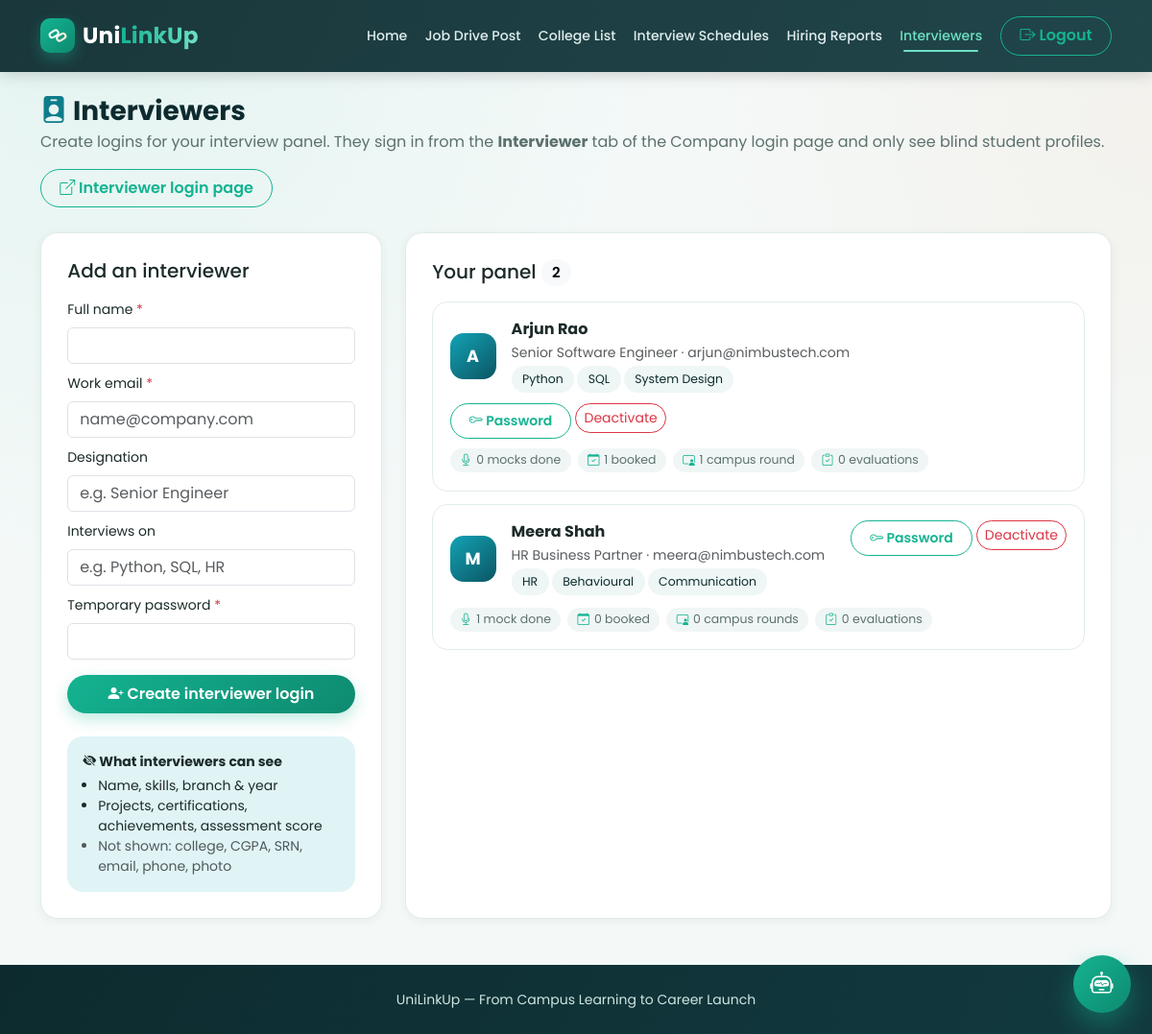
Page /company/interviewers (signed in) on the committed database.
### tables this page shows
CREATE TABLE interviewers (
    id INTEGER PRIMARY KEY AUTOINCREMENT,
    company_id INTEGER NOT NULL REFERENCES companies(id),
    name TEXT NOT NULL,
    email TEXT UNIQUE NOT NULL,
    password_hash TEXT NOT NULL,
    designation TEXT,
    expertise TEXT,
    is_active INTEGER DEFAULT 1,
    created_at TEXT DEFAULT CURRENT_TIMESTAMP
);

### app.py (the view, shortened to what this page needs)
@app.route('/company/interviewers', methods=['GET', 'POST'])
@company_login_required
def company_interviewers():
    company = current_company()
    interviewers = dbm.query_db("""
        SELECT i.*,
          (SELECT COUNT(*) FROM mock_slots m WHERE m.interviewer_id = i.id AND m.status = 'completed') AS mocks_done,
          (SELECT COUNT(*) FROM mock_slots m WHERE m.interviewer_id = i.id AND m.status = 'booked') AS mocks_booked,
          (SELECT COUNT(*) FROM interview_schedules s WHERE s.interviewer_id = i.id) AS rounds,
          (SELECT COUNT(*) FROM interview_reports r WHERE r.interviewer_id = i.id) AS evaluations
        FROM interviewers i WHERE i.company_id = ? ORDER BY i.is_active DESC, i.name
    """, (company['id'],))
    return render_template('company_interviewers.html', company=company, interviewers=interviewers)

### app.py (called while the page is built)
def company_login_required(f):
    @wraps(f)
    def wrapper(*args, **kwargs):
        if session.get('role') != 'company':
            flash('Please log in with your company account.', 'warning')
            return redirect(url_for('company_login'))
        return f(*args, **kwargs)
    return wrapper

def current_company():
    if session.get('role') == 'company':
        return dbm.query_db("SELECT * FROM companies WHERE id = ?", (session['user_id'],), one=True)
    return None

@app.context_processor
def inject_globals():
    pending_requests = 0
    if session.get('role') == 'employee' and session.get('college_id'):
        row = dbm.query_db("SELECT COUNT(*) AS c FROM visit_requests WHERE college_id = ? AND status = 'pending'",
                           (session['college_id'],), one=True)
        pending_requests = row['c'] if row else 0
    return dict(current_student=current_student, current_employee=current_employee,
                current_faculty=current_faculty, current_company=current_company,
                current_interviewer=current_interviewer,
                pending_company_requests=pending_requests, ASSET_VERSION=ASSET_VERSION)

### db.py (called while the page is built)
def get_db():
    if 'db' not in g:
        g.db = sqlite3.connect(DATABASE)
        g.db.row_factory = sqlite3.Row      # lets us access columns by name, e.g. row['name']
        g.db.execute("PRAGMA foreign_keys = ON")
    return g.db

def query_db(query, args=(), one=False):
    cur = get_db().execute(query, args)
    rows = cur.fetchall()
    cur.close()
    return (rows[0] if rows else None) if one else rows

### templates/company_interviewers.html (shortened to what this page needs)
{% extends 'base.html' %}
{% block content %}
<div class="sb-page-head">
  <div>
    <h3><i class="bi bi-person-badge-fill" style="color:#0f7c8c"></i> Interviewers</h3>
    <p>Create logins for your interview panel. They sign in from the <strong>Interviewer</strong> tab of the Company login page and only see blind student profiles.</p>
  </div>
  <a href="{{ url_for('interviewer_login') }}" class="btn sb-btn-outline" target="_blank" rel="noopener"><i class="bi bi-box-arrow-up-right"></i> Interviewer login page</a>
</div>
<div class="row g-4">
  <div class="col-lg-4">
    <div class="sb-card">
      <h5 class="mb-3">Add an interviewer</h5>
      <form method="POST">
        <div class="mb-2"><label class="form-label small">Full name <span class="text-danger">*</span></label><input name="name" class="form-control" required></div>
        <div class="mb-2"><label class="form-label small">Work email <span class="text-danger">*</span></label><input type="email" name="email" class="form-control" required placeholder="name@company.com"></div>
        <div class="mb-2"><label class="form-label small">Designation</label><input name="designation" class="form-control" placeholder="e.g. Senior Engineer"></div>
        <div class="mb-2"><label class="form-label small">Interviews on</label><input name="expertise" class="form-control" placeholder="e.g. Python, SQL, HR"></div>
        <div class="mb-2"><label class="form-label small">Temporary password <span class="text-danger">*</span></label><input type="text" name="password" class="form-control" required minlength="6" autocomplete="new-password"></div>
        <button class="btn sb-btn-primary w-100 mt-2"><i class="bi bi-person-plus-fill"></i> Create interviewer login</button>
      </form>
      <div class="mt-4 p-3 rounded-4 small" style="background:#e0f4f6;">
        <strong><i class="bi bi-eye-slash-fill"></i> What interviewers can see</strong>
        <ul class="mb-0 mt-1 ps-3">
          <li>Name, skills, branch &amp; year</li>
          <li>Projects, certifications, achievements, assessment score</li>
          <li class="text-muted">Not shown: college, CGPA, SRN, email, phone, photo</li>
        </ul>
      </div>
    </div>
  </div>
  <div class="col-lg-8">
    <div class="sb-card">
      <h5 class="mb-3">Your panel <span class="badge rounded-pill text-bg-light">{{ interviewers|length }}</span></h5>
      {% for i in interviewers %}
      <div class="sb-item {{ '' if i.is_active else 'opacity-75' }}" data-scroll="up" style="--d:{{ [loop.index0, 6]|min * 0.05 }}s">
        <div class="d-flex justify-content-between gap-2 flex-wrap">
          <div class="d-flex gap-3 align-items-center">
            <div class="sb-blind-avatar">{{ i.name[:1] }}</div>
            <div>
              <strong>{{ i.name }}</strong> {% if not i.is_active %}<span class="sb-status s-closed">inactive</span>{% endif %}<br>
              <small class="text-muted">{{ i.designation or 'Interviewer' }} · {{ i.email }}</small>
              {% if i.expertise %}<div>{% for e in i.expertise.split(',') %}<span class="sb-skill">{{ e.strip() }}</span>{% endfor %}</div>{% endif %}
            </div>
          </div>
          <div class="d-flex gap-1 align-items-start">
            <button class="btn btn-sm sb-btn-outline" type="button" data-bs-toggle="collapse" data-bs-target="#pw{{ i.id }}"><i class="bi bi-key"></i> Password</button>
            <form method="POST" action="{{ url_for('toggle_interviewer', iid=i.id) }}">
              <button class="btn btn-sm {{ 'btn-outline-danger' if i.is_active else 'btn-outline-success' }} rounded-pill">{{ 'Deactivate' if i.is_active else 'Reactivate' }}</button>
            </form>
          </div>
        </div>
        <div class="small mt-2">
          <span class="sb-chip"><i class="bi bi-mic"></i> {{ i.mocks_done }} mock{{ 's' if i.mocks_done != 1 }} done</span>
          <span class="sb-chip"><i class="bi bi-calendar-check"></i> {{ i.mocks_booked }} booked</span>
          <span class="sb-chip"><i class="bi bi-person-video3"></i> {{ i.rounds }} campus round{{ 's' if i.rounds != 1 }}</span>
          <span class="sb-chip"><i class="bi bi-clipboard-check"></i> {{ i.evaluations }} evaluation{{ 's' if i.evaluations != 1 }}</span>
        </div>
      </div>
      {% else %}
        <div class="sb-empty"><i class="bi bi-person-badge"></i>No interviewers yet. Add your first panel member on the left.</div>
      {% endfor %}
    </div>
  </div>
</div>
{% endblock %}

### static/css/style.css (style rules this page uses)
:root { --sb-dark: #0d2b2f; --sb-dark-2: #123a3f; --sb-teal: #14b391; --sb-teal-dark: #0e8a70; --sb-teal-light: #6fe0c4; --sb-orange: #e8823c; --sb-orange-dark: #cf6a26; --sb-bg: #f4f9f8; --sb-red: #e15b5b; --sb-amber: #e8a83c; --sb-green: #14b391; --sb-ink: #1c2b2a; --sb-muted: #5c716f; --sb-border: #e1ece9; --sb-shadow-sm: 0 2px 10px rgba(13, 43, 47, 0.06); --sb-shadow-md: 0 10px 30px rgba(13, 43, 47, 0.10); --sb-shadow-lg: 0 18px 50px rgba(13, 43, 47, 0.16); --sb-radius: 18px; --sb-radius-sm: 12px; }
* { box-sizing: border-box; }
body { font-family: 'Poppins', sans-serif; background: var(--sb-bg); background-image: radial-gradient(circle at 8% 0%, rgba(20, 179, 145, 0.07), transparent 40%), radial-gradient(circle at 100% 12%, rgba(232, 130, 60, 0.06), transparent 35%); background-attachment: fixed; color: var(--sb-ink); }
a { text-decoration: none; }
.sb-btn-primary { background: linear-gradient(135deg, var(--sb-teal), var(--sb-teal-dark)); color: #fff !important; border: none; border-radius: 30px; padding: .5rem 1.3rem; font-weight: 600; box-shadow: 0 6px 16px rgba(20, 179, 145, 0.28); transition: transform .15s ease, box-shadow .15s ease, filter .15s ease; }
.sb-btn-outline { border: 1.5px solid var(--sb-teal); color: var(--sb-teal) !important; border-radius: 30px; padding: .45rem 1.2rem; font-weight: 600; background: transparent; transition: all .15s ease; }
.sb-card { background: #fff; border-radius: var(--sb-radius); padding: 1.7rem; box-shadow: var(--sb-shadow-sm); height: 100%; border: 1px solid var(--sb-border); transition: transform .18s ease, box-shadow .18s ease; }
.badge { font-weight: 600; letter-spacing: .2px; padding: .45em .75em; }
.sb-pre-animate { opacity: 0; transform: translateY(16px); transition: opacity .5s ease, transform .5s ease; }
.sb-pre-animate.sb-in-view { opacity: 1; transform: translateY(0); }

### static/css/motion.css (style rules this page uses)
[data-scroll] { opacity: 0; transition: opacity .8s ease, transform .8s cubic-bezier(.2,.8,.2,1); transition-delay: var(--d, 0s); will-change: transform, opacity; }
[data-scroll="up"] { transform: translateY(40px); }
[data-scroll].is-visible { opacity: 1; transform: none; }
.sb-page-head { display: flex; justify-content: space-between; align-items: flex-end; gap: 1rem; flex-wrap: wrap; margin: 1.2rem 0 1.6rem; }
.sb-page-head h3 { font-weight: 700; color: var(--sb-dark); margin: 0; }
.sb-page-head p { color: var(--sb-muted); margin: .2rem 0 0; }
.sb-item { border: 1px solid var(--sb-border); border-radius: 16px; padding: 1rem 1.1rem; background: #fff; transition: border-color .2s, box-shadow .2s, transform .2s; }
.sb-item + .sb-item { margin-top: .8rem; }
.sb-chip { display: inline-flex; align-items: center; gap: .3rem; padding: .2rem .65rem; border-radius: 999px; background: #f0f6f5; color: var(--sb-muted); font-size: .78rem; margin: .15rem .2rem .15rem 0; }
.sb-chip i { color: var(--sb-teal); }
.sb-blind-avatar { width: 48px; height: 48px; border-radius: 14px; display: grid; place-items: center; font-weight: 700; font-size: 1.1rem; color: #fff; background: linear-gradient(140deg, #13a3b5, #0b5563); flex-shrink: 0; }
.sb-skill { display: inline-block; padding: .22rem .65rem; border-radius: 999px; background: #eef7f5; color: var(--sb-dark); font-size: .78rem; margin: .15rem .2rem .15rem 0; border: 1px solid transparent; }

### rows in the picture
interviewers: name "A", name "Arjun Rao", designation "Senior Software Engineer", email "arjun@nimbustech.com", strip "Python" "SQL" "System Design", is_active "Deactivate", mocks_done "0", mocks_done "s", mocks_booked "1", rounds "1", evaluations "0", evaluations "s"
interviewers: name "M", name "Meera Shah", designation "HR Business Partner", email "meera@nimbustech.com", strip "HR" "Behavioural" "Communication", is_active "Deactivate", mocks_done "1", mocks_booked "0", rounds "0", rounds "s", evaluations "0", evaluations "s"

### other values in the picture
{{ interviewers|length }} "2"
